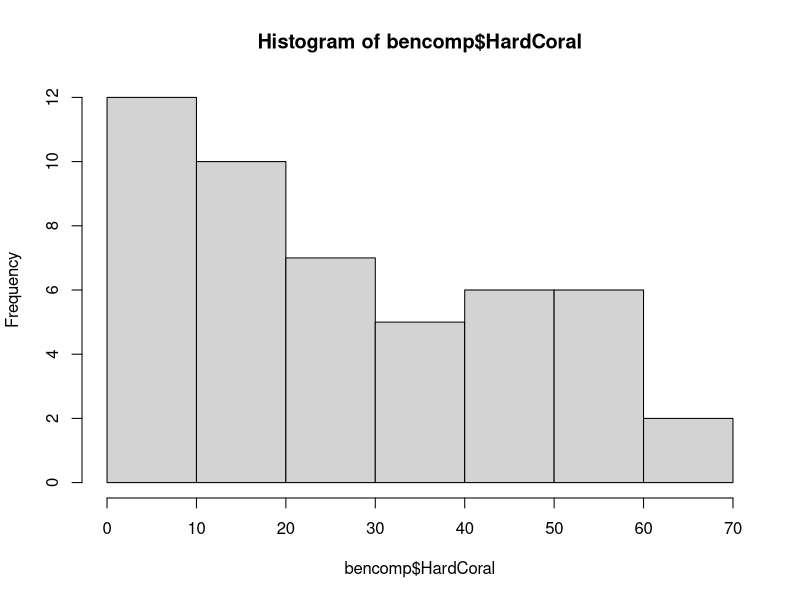
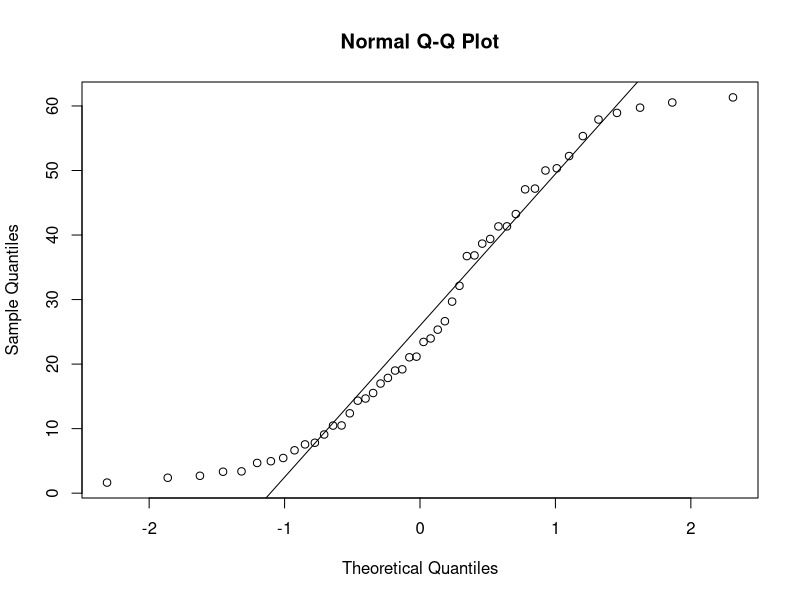
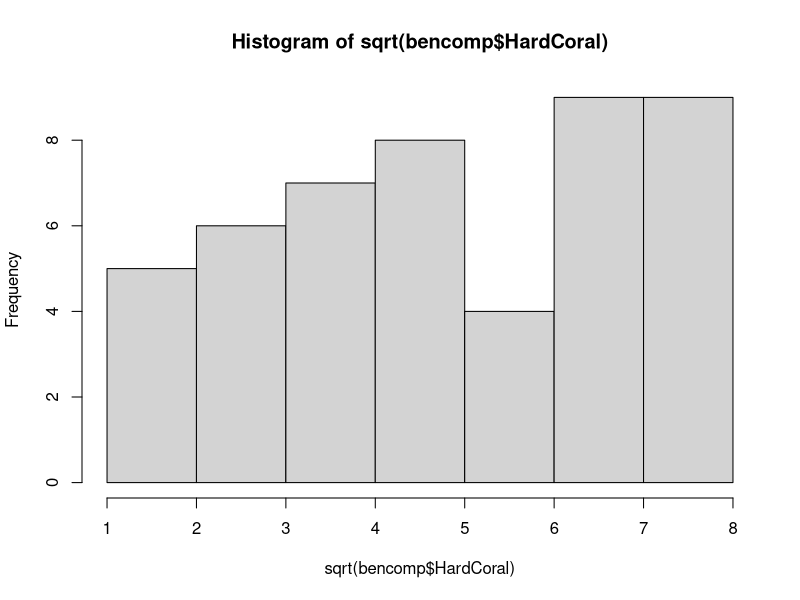
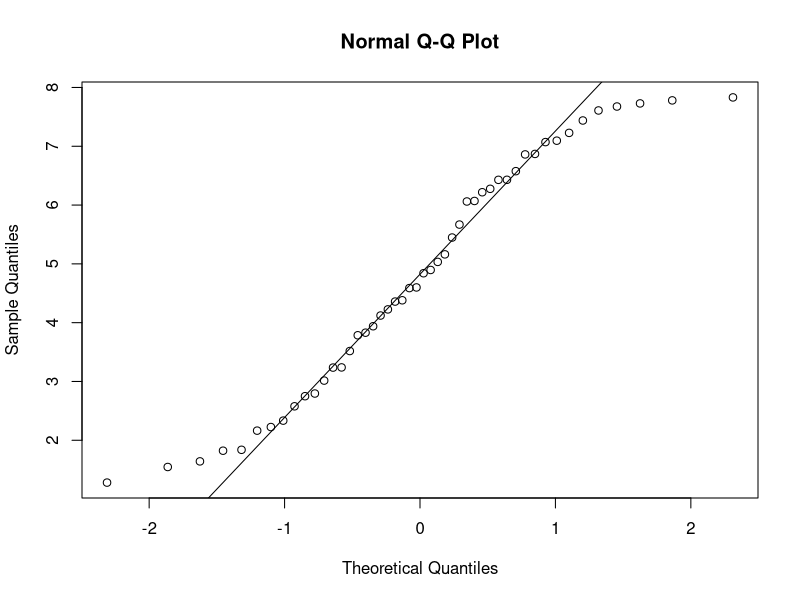
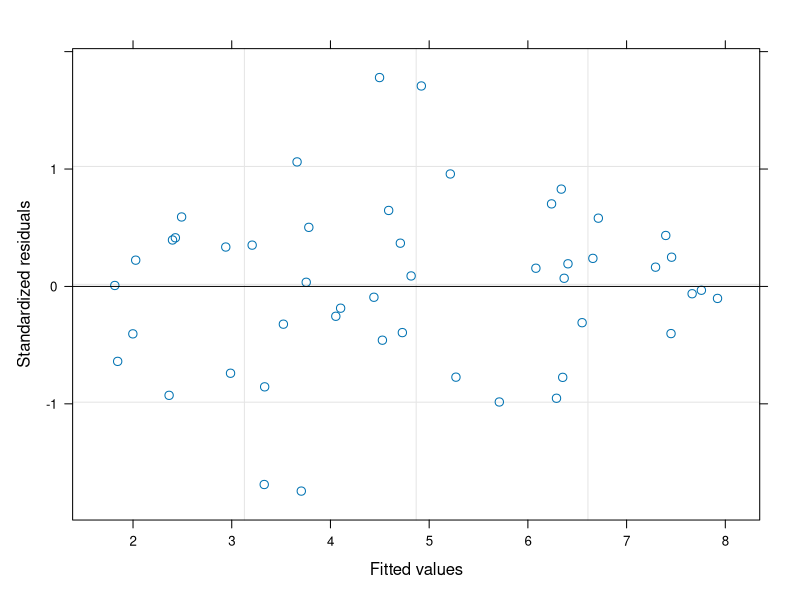
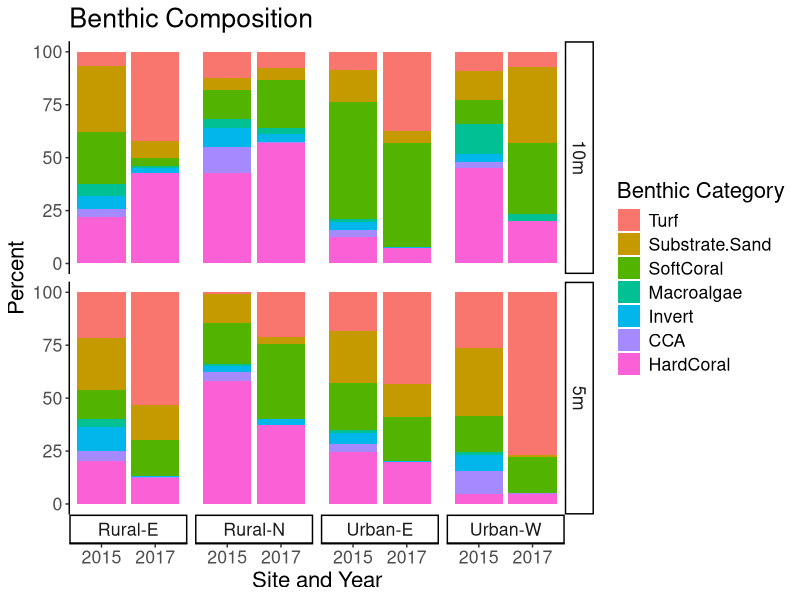
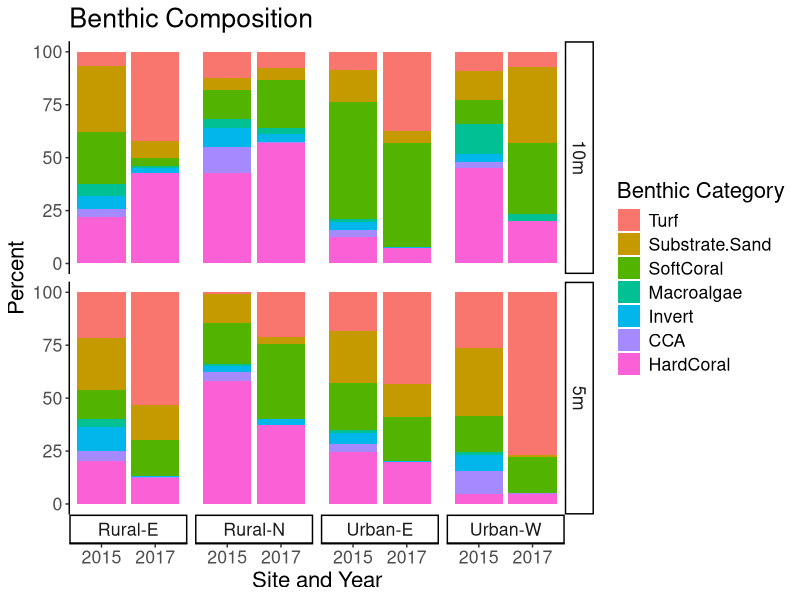

Write the R code that produced these figures, in order.
## ---- chunk 1
knitr::opts_chunk$set(echo = TRUE)
## ---- chunk 2
library(here)
bencomp <- read.csv(here::here('data/bencomp-transect-20152017.csv'))

# change variables to factors
bencomp$Year <- as.factor(bencomp$Year)
bencomp$Site2 <- as.factor(bencomp$Site2)
bencomp$Depth <- as.factor(bencomp$Depth)
head(bencomp)
## ---- chunk 3
hist(bencomp$HardCoral)
qqnorm(bencomp$HardCoral)
qqline(bencomp$HardCoral)
library(car)
leveneTest(HardCoral ~ Year * Site2 * Depth, 
           data = bencomp)

hist(sqrt(bencomp$HardCoral))
qqnorm(sqrt(bencomp$HardCoral))
qqline(sqrt(bencomp$HardCoral))
leveneTest(sqrt(HardCoral) ~ Year * Site2 * Depth, 
           data = bencomp)
## ---- chunk 4
library(nlme)
cor.lme <- lme(sqrt(HardCoral) ~ Site2 * Depth * Year, 
               random = ~1|num_id, 
               data = bencomp, na.action = na.exclude)
cor.lme
summary(cor.lme)
plot(cor.lme)
Anova(cor.lme) # car package

library(emmeans)
tuk.cor <- emmeans(cor.lme, list(pairwise ~ Site2:Depth:Year), adjust = "tukey")

pair.cor <- as.data.frame(tuk.cor$`pairwise differences of Site2, Depth, Year`)

sig.pair.cor <- pair.cor[which(pair.cor$p.value < 0.05),]
sig.pair.cor
## ---- chunk 5
## summarized by coral site depth year
library(tidyr)
library(dplyr)
coral.ave <- bencomp %>% 
   group_by(Site2, Depth, Year) %>% 
   dplyr::summarize(corave = mean(HardCoral),
                    corSE = sd(HardCoral)/sqrt(n()))
#    
# library(ggpubr) 
# ggboxplot(
#   ACRtab, x = "Site", y = "tottab", facet.by = 'Depth',
#   color = "Year", palette = "jco"
#   )

# site and depth average across years
bencomp %>% 
   group_by(Site2, Depth) %>% 
   dplyr::summarize(corave = mean(HardCoral),
                    corSE = sd(HardCoral)/sqrt(n()))
## ---- chunk 6
library(dplyr)
bencomp_long <- bencomp %>% 
   pivot_longer(CCA:Turf, names_to = 'Major.Category', values_to = 'Percent') %>% 
   group_by(Year, Site2, Depth, Major.Category) %>% 
   dplyr::summarize(ave = mean(Percent))
## ---- chunk 7
bencomp_long$Major.Category <- as.factor(bencomp_long$Major.Category)
levels(bencomp_long$Major.Category)

bencomp_long$Major.Category <- relevel(bencomp_long$Major.Category, ref = "HardCoral")

bencomp$Depth <- relevel(bencomp$Depth, ref = "5m")
head(bencomp_long)

library(ggplot2)
ggplot(bencomp_long, 
       aes(x=Year,y = ave, fill= factor(Major.Category,
                                        levels = c("Turf","Substrate.Sand", "SoftCoral","Macroalgae", "Invert", "CCA", "HardCoral")))) + 
   geom_bar( position="stack", stat="identity") +   facet_grid(Depth~Site2,switch = "x") +
   labs(title = "Benthic Composition", x = "Site and Year", y = "Percent") +
   theme_classic() +
   #theme(plot.title = element_text("sans", "bold",color = "black", 25)) +
   theme(panel.border = element_blank(), 
         panel.grid.major = element_blank(),
         panel.grid.minor = element_blank(),
         panel.background = element_blank(),
         text = element_text(size = 16)) +
   scale_fill_discrete(name="Benthic Category")

ggsave(here::here('figures/TL2015-2017_bencomp_bargraph.pdf'),
       height = 4, width = 7)
